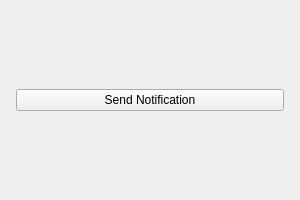
<?xml version="1.0" encoding="UTF-8"?>
<ui version="4.0">
 <class>MainWindow</class>
 <widget class="QMainWindow" name="MainWindow">
  <property name="geometry">
   <rect>
    <x>0</x>
    <y>0</y>
    <width>300</width>
    <height>200</height>
   </rect>
  </property>
  <property name="windowTitle">
   <string>UniDummyapp</string>
  </property>
  <widget class="QWidget" name="centralwidget">
   <layout class="QVBoxLayout" name="outerLayout">
    <item>
     <spacer>
      <property name="orientation">
       <enum>Qt::Vertical</enum>
      </property>
     </spacer>
    </item>
    <item>
     <layout class="QHBoxLayout">
      <item>
       <spacer>
        <property name="orientation">
         <enum>Qt::Horizontal</enum>
        </property>
       </spacer>
      </item>
      <item>
       <widget class="QPushButton" name="notifyButton">
        <property name="text">
         <string>Send Notification</string>
        </property>
        <property name="cursor">
         <cursorShape>PointingHandCursor</cursorShape>
        </property>
       </widget>
      </item>
      <item>
       <spacer>
        <property name="orientation">
         <enum>Qt::Horizontal</enum>
        </property>
       </spacer>
      </item>
     </layout>
    </item>
    <item>
     <spacer>
      <property name="orientation">
       <enum>Qt::Vertical</enum>
      </property>
     </spacer>
    </item>
   </layout>
  </widget>
 </widget>
 <resources/>
 <connections/>
</ui>
